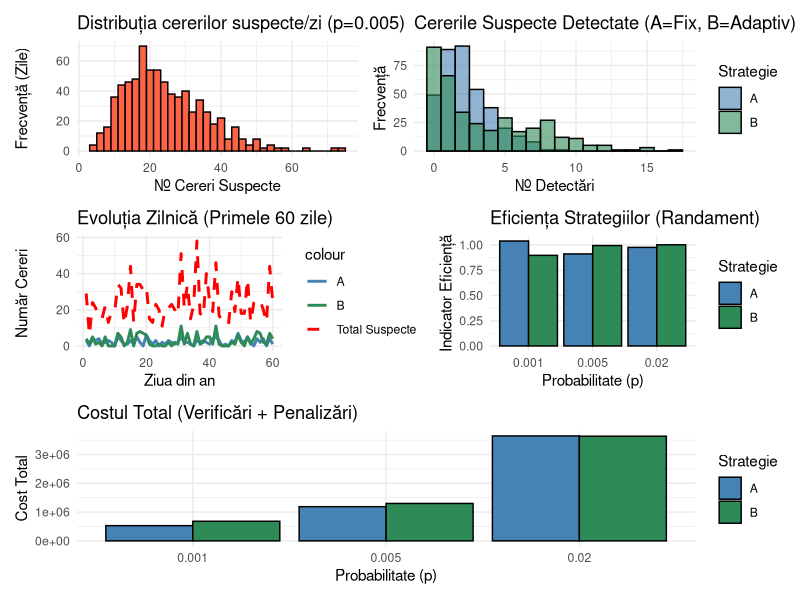
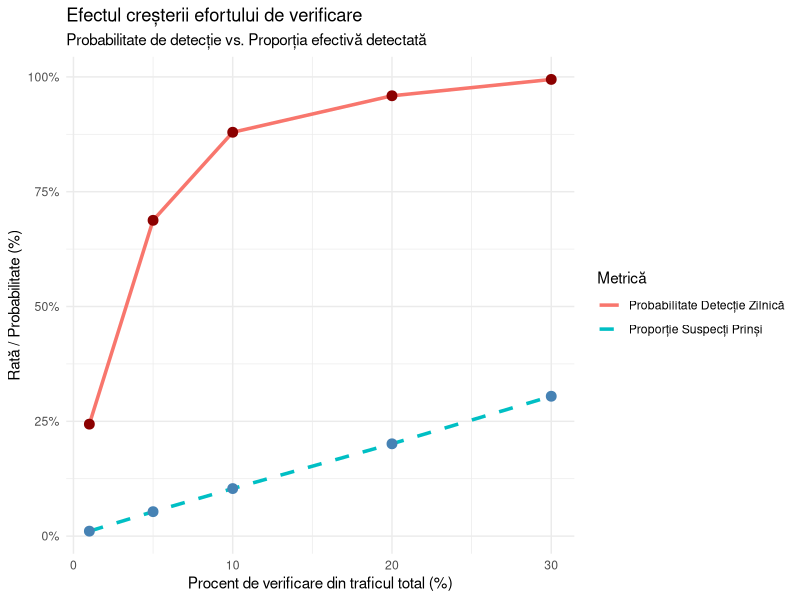

Recreate these plots in R, in order.
# Instalare pachete (dacă nu le aveți deja)
# install.packages(c("tidyverse", "patchwork"))

library(tidyverse)
library(patchwork)

# Setăm seed-ul pentru ca rezultatele să fie identice la fiecare rulare
set.seed(2026)

# ==============================================================================
# 1 & 2. PARAMETRII GENERALI ȘI GENERAREA TRAFICULUI
# ==============================================================================
zile_an <- 365
media_zilnica <- 5000 
dispersia_nb <- 5 # Parametru pentru a crea fluctuații mari de trafic (zile foarte aglomerate)

# --- ANALIZA COSTURILOR (Parametri) ---
# Alocăm un cost per verificare și o penalizare mai mare pentru fiecare suspect nedetectat
cost_verificare <- 2      
cost_nedetectat <- 100    

# Generăm traficul total pentru un an (Folosim Binomială Negativă)
total_cereri <- rnbinom(zile_an, size = dispersia_nb, mu = media_zilnica)

# ==============================================================================
# 3 & 4. FUNCȚIA DE SIMULARE (Pentru scenariile p și Strategii)
# ==============================================================================
simuleaza_scenariu <- function(p_suspect) {
  
  # Generăm cererile suspecte din traficul total (Distribuție Binomială)
  cereri_suspecte <- rbinom(zile_an, size = total_cereri, prob = p_suspect)
  cereri_normale  <- total_cereri - cereri_suspecte
  
  # --- STRATEGIA A: Aleatoare Simplă (Fix 10% din trafic) ---
  pct_fix <- 0.10
  verificate_A <- round(total_cereri * pct_fix)
  
  # --- STRATEGIA B: Adaptivă ---
  # Verificăm 5% în zilele liniștite și 20% în zilele cu trafic mai mare decât media
  pct_adaptiv <- ifelse(total_cereri > mean(total_cereri), 0.20, 0.05)
  verificate_B <- round(total_cereri * pct_adaptiv)
  
  # --- DETECȚIE (Distribuție Hipergeometrică - extragere fără revenire) ---
  # rhyper(nr_zile, bile_albe(suspecte), bile_negre(normale), extrageri)
  detectate_A <- rhyper(zile_an, cereri_suspecte, cereri_normale, verificate_A)
  nedetectate_A <- cereri_suspecte - detectate_A
  
  detectate_B <- rhyper(zile_an, cereri_suspecte, cereri_normale, verificate_B)
  nedetectate_B <- cereri_suspecte - detectate_B
  
  # Asamblăm totul într-un dataframe
  data.frame(
    Ziua = 1:zile_an,
    Total_Cereri = total_cereri,
    Suspecte = cereri_suspecte,
    Normale = cereri_normale,
    P_Scenariu = as.factor(p_suspect),
    Verificate_A = verificate_A, Detectate_A = detectate_A, Nedetectate_A = nedetectate_A,
    Verificate_B = verificate_B, Detectate_B = detectate_B, Nedetectate_B = nedetectate_B
  )
}

# Rulăm simularea pentru cele 3 scenarii cerute
scenarii <- c(0.001, 0.005, 0.02)
# map_dfr aplică funcția pe fiecare probabilitate și lipește tabelele rezultate
date_simulare <- map_dfr(scenarii, simuleaza_scenariu)

# Transformăm formatul datelor ("long format") pentru a putea grupa strategiile A și B
date_long <- date_simulare %>%
  pivot_longer(
    cols = matches("_[AB]$"), 
    names_to = c(".value", "Strategie"), 
    names_pattern = "(.*)_(.)"
  )

# ==============================================================================
# 5. CALCULUL METRICILOR (pe Scenariu și Strategie)
# ==============================================================================
metrici <- date_long %>%
  group_by(P_Scenariu, Strategie) %>%
  summarise(
    # Prob. empirică de a detecta cel puțin 1 pe zi (Zile cu detecție / 365)
    Prob_Detectie_1_Zi = mean(Detectate > 0),
    
    # Proporții (evităm împărțirea la 0 pentru zilele perfect curate)
    Prop_Medie_Detectate = mean(ifelse(Suspecte == 0, 0, Detectate / Suspecte)),
    Prop_Medie_Nedetectate = mean(ifelse(Suspecte == 0, 0, Nedetectate / Suspecte)),
    Medie_Verificari = mean(Verificate),
    
    # INDICATOR DE EFICIENȚĂ PROPUS: "Randamentul Detecției"
    Eficienta = Prop_Medie_Detectate / mean(Verificate / Total_Cereri),
    
    # ANALIZA COSTURILOR
    Cost_Verificari = sum(Verificate) * cost_verificare,
    Cost_Penalizari = sum(Nedetectate) * cost_nedetectat,
    Cost_Total = Cost_Verificari + Cost_Penalizari,
    .groups = "drop"
  )

print("--- Tabel Metrici de Performanta (Inclusiv Costuri) ---")
print(metrici %>% select(P_Scenariu, Strategie, Cost_Verificari, Cost_Penalizari, Cost_Total))

# ==============================================================================
# 6. REPREZENTĂRI GRAFICE (Folosim p=0.005 pentru claritate)
# ==============================================================================
date_plot <- date_long %>% filter(P_Scenariu == "0.005")

# 6.1 Histograma cererilor suspecte zilnice
plot_suspecte <- ggplot(date_plot, aes(x = Suspecte)) +
  geom_histogram(fill = "tomato", color = "black", binwidth = 2) +
  theme_minimal() +
  labs(title = "Distribuția cererilor suspecte/zi (p=0.005)", x = "Nr. Cereri Suspecte", y = "Frecvență (Zile)")

# 6.2 Histograma detectărilor (Comparativ A vs B)
plot_detectate <- ggplot(date_plot, aes(x = Detectate, fill = Strategie)) +
  geom_histogram(position = "identity", alpha = 0.6, binwidth = 1, color="black") +
  theme_minimal() +
  scale_fill_manual(values = c("A" = "steelblue", "B" = "seagreen")) +
  labs(title = "Cererile Suspecte Detectate (A=Fix, B=Adaptiv)", x = "Nr. Detectări", y = "Frecvență")

# 6.3 Evoluția zilnică (Afișăm doar primele 60 de zile pentru lizibilitate)
plot_evolutie <- ggplot(date_plot %>% filter(Ziua <= 60), aes(x = Ziua)) +
  geom_line(aes(y = Suspecte, color = "Total Suspecte"), linewidth = 1, linetype="dashed") +
  geom_line(aes(y = Detectate, color = Strategie), linewidth = 1) +
  theme_minimal() +
  scale_color_manual(values = c("Total Suspecte" = "red", "A" = "steelblue", "B" = "seagreen")) +
  labs(title = "Evoluția Zilnică (Primele 60 zile)", x = "Ziua din an", y = "Număr Cereri")

# 6.4 Grafic Comparativ - Indicatorul de Eficiență pe toate cele 3 scenarii
plot_eficienta <- ggplot(metrici, aes(x = P_Scenariu, y = Eficienta, fill = Strategie)) +
  geom_col(position = "dodge", color="black") +
  theme_minimal() +
  scale_fill_manual(values = c("A" = "steelblue", "B" = "seagreen")) +
  labs(title = "Eficiența Strategiilor (Randament)", x = "Probabilitate (p)", y = "Indicator Eficiență")

# 6.5 Grafic Comparativ - Cost Total
plot_cost <- ggplot(metrici, aes(x = P_Scenariu, y = Cost_Total, fill = Strategie)) +
  geom_col(position = "dodge", color="black") +
  theme_minimal() +
  scale_fill_manual(values = c("A" = "steelblue", "B" = "seagreen")) +
  labs(title = "Costul Total (Verificări + Penalizări)", x = "Probabilitate (p)", y = "Cost Total")

# Afișarea graficelor (necesită pachetul 'patchwork')
(plot_suspecte | plot_detectate) / (plot_evolutie | plot_eficienta) / plot_cost

# ==============================================================================
# 7. SIMULAREA PENTRU MULTIPLE PROCENTE DE VERIFICARE
# ==============================================================================

# --- REZOLVAREA BUG-ULUI: Generăm datele de bază în mediul global pentru test ---
p_suspect_test <- 0.005 
cereri_suspecte_globale <- rbinom(zile_an, size = total_cereri, prob = p_suspect_test)
cereri_normale_globale  <- total_cereri - cereri_suspecte_globale
# --------------------------------------------------------------------------------

# Definim vectorul de procente cerut
procente_verificare <- c(0.01, 0.05, 0.10, 0.20, 0.30)

# Aplicăm o funcție iterativă (map_dfr) pentru a calcula metricile fiecărui procent
rezultate_procente <- map_dfr(procente_verificare, function(pct) {
  
  # Calculăm câte cereri sunt verificate efectiv pe zi
  verificate <- round(total_cereri * pct)
  
  # Simulăm detecția folosind variabilele globale corectate
  detectate <- rhyper(zile_an, cereri_suspecte_globale, cereri_normale_globale, verificate)
  
  # Returnăm un rând de tabel cu rezultatele
  data.frame(
    Procent_Verificare = paste0(pct * 100, "%"),
    Prob_Detectie_Min_1 = mean(detectate > 0),
    Proportie_Medie_Detectata = mean(ifelse(cereri_suspecte_globale == 0, 0, detectate / cereri_suspecte_globale))
  )
})

# Afișăm tabelul în consolă
print("--- Efectul creșterii procentului de verificare ---")
print(rezultate_procente)

# Transformăm coloana Procent în număr pentru grafic
grafic_data <- rezultate_procente %>%
  mutate(Procent_Numeric = as.numeric(gsub("%", "", Procent_Verificare)))

ggplot(grafic_data, aes(x = Procent_Numeric)) +
  geom_line(aes(y = Prob_Detectie_Min_1, color = "Probabilitate Detecție Zilnică"), linewidth = 1.2) +
  geom_point(aes(y = Prob_Detectie_Min_1), size = 3, color = "darkred") +
  geom_line(aes(y = Proportie_Medie_Detectata, color = "Proporție Suspecți Prinși"), linewidth = 1.2, linetype = "dashed") +
  geom_point(aes(y = Proportie_Medie_Detectata), size = 3, color = "steelblue") +
  theme_minimal() +
  scale_y_continuous(labels = scales::percent_format(accuracy = 1)) +
  labs(
    title = "Efectul creșterii efortului de verificare",
    subtitle = "Probabilitate de detecție vs. Proporția efectivă detectată",
    x = "Procent de verificare din traficul total (%)",
    y = "Rată / Probabilitate (%)",
    color = "Metrică"
  )
